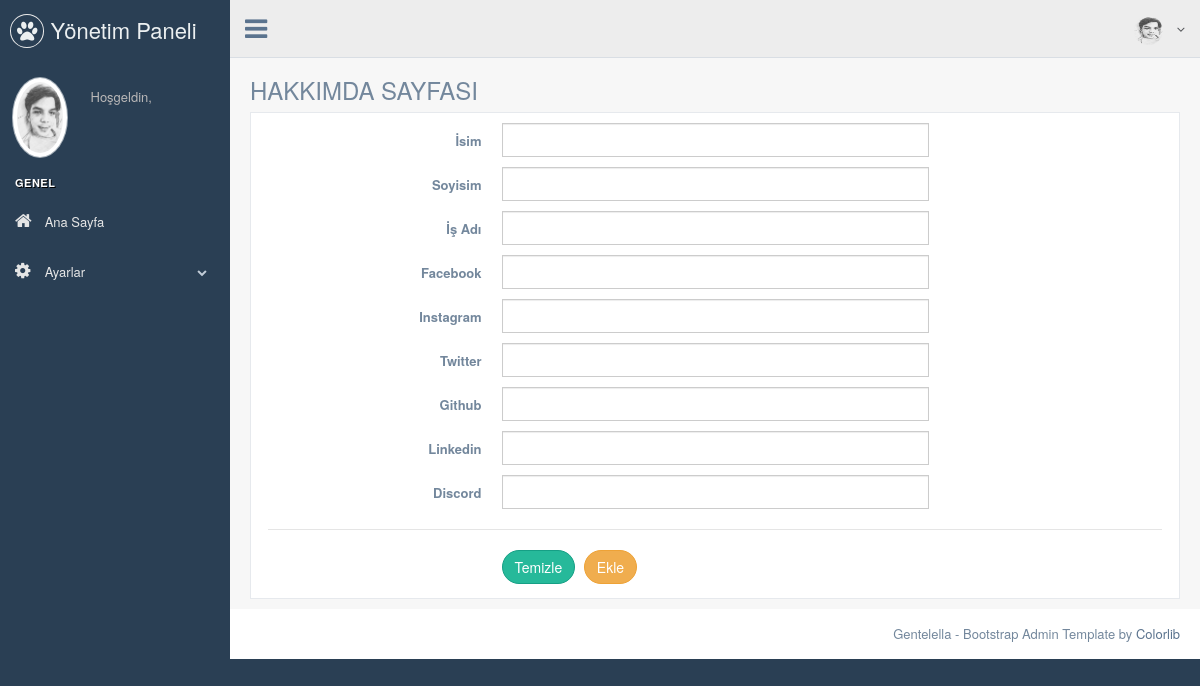
The page /pp/nedmin/about_us.php on the database as committed earlier.
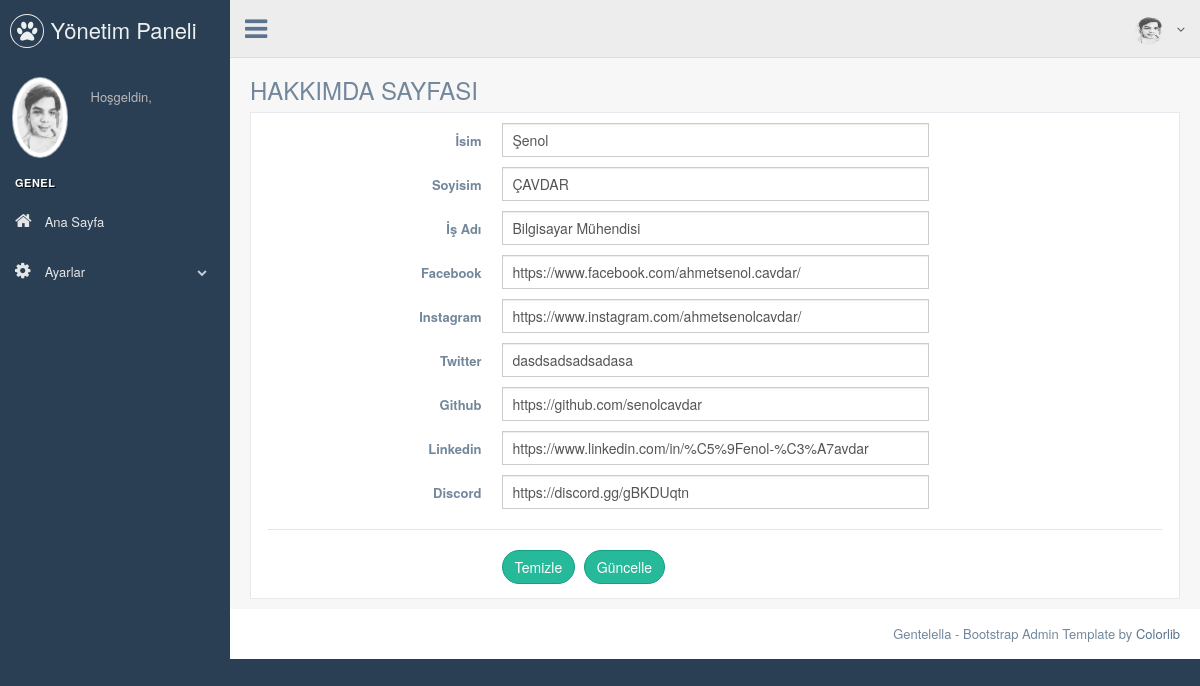
The same page on the database as committed later.
### tables this page shows
CREATE TABLE `main` (
  `main_id` int(11) NOT NULL,
  `main_title` varchar(50) NOT NULL,
  `main_title2` varchar(50) NOT NULL,
  `job_title` varchar(50) NOT NULL,
  `instagram` varchar(50) NOT NULL,
  `twitter` varchar(50) NOT NULL,
  `facebook` varchar(50) NOT NULL,
  `linkedin` varchar(50) NOT NULL,
  `github` varchar(50) NOT NULL,
  `discord` varchar(50) NOT NULL
);

### pp/nedmin/about_us.php (the view, shortened to what this page needs)
<?php
include 'header.php';
$check_main = $db->prepare("SELECT*FROM main");
$check_main->execute();
$control_main = $check_main->rowCount();
$fetch_main = $db -> prepare("SELECT * FROM main WHERE main_id=1");
$fetch_main -> execute();
$fetch = $fetch_main->fetch(PDO::FETCH_ASSOC);
?>
<div class="right_col" role="main">
          <div class="">
            <div class="page-title">
              <div class="title_left">
                <h3>HAKKIMDA SAYFASI</h3>
              </div>
            </div>
            <div class="clearfix"></div>
            <div class="row">
              <div class="col-md-12 col-sm-12 col-xs-12">
                <div class="x_panel">
<form class="form-horizontal form-label-left" action="process.php" method="POST">
  <div class="item form-group">
    <label class="control-label col-md-3 col-sm-3 col-xs-12" for="name">İsim
    </label>
    <div class="col-md-6 col-sm-6 col-xs-12">
      <input  class="form-control col-md-7 col-xs-12" data-validate-length-range="6" data-validate-words="2" value='<?php echo $fetch['main_title'] ?>' name="main_title"  required="required" type="text">
    </div>
  </div>
  <div class="item form-group">
    <label class="control-label col-md-3 col-sm-3 col-xs-12" for="name">Soyisim
    </label>
    <div class="col-md-6 col-sm-6 col-xs-12">
      <input  class="form-control col-md-7 col-xs-12" data-validate-length-range="6" data-validate-words="2" value='<?php echo $fetch['main_title2'] ?>' name="main_title2"  required="required" type="text">
    </div>
  </div>
  <div class="item form-group">
    <label class="control-label col-md-3 col-sm-3 col-xs-12" for="name">İş Adı
    </label>
    <div class="col-md-6 col-sm-6 col-xs-12">
      <input  class="form-control col-md-7 col-xs-12" data-validate-length-range="6" data-validate-words="2" value='<?php echo $fetch['job_title'] ?>' name="job_title"  required="required" type="text">
    </div>
  </div>
  <div class="item form-group">
    <label class="control-label col-md-3 col-sm-3 col-xs-12" for="email">Facebook </label>
    <div class="col-md-6 col-sm-6 col-xs-12">
      <input type="text"  name="facebook" value='<?php echo $fetch['facebook'] ?>' required="required" class="form-control col-md-7 col-xs-12">
    </div>
  </div>
  <div class="item form-group">
    <label class="control-label col-md-3 col-sm-3 col-xs-12" for="email">Instagram </label>
    <div class="col-md-6 col-sm-6 col-xs-12">
      <input type="text"  name="instagram" value='<?php echo $fetch['instagram'] ?>' required="required" class="form-control col-md-7 col-xs-12">
    </div>
  </div>
  <div class="item form-group">
    <label class="control-label col-md-3 col-sm-3 col-xs-12" for="email">Twitter </label>
    <div class="col-md-6 col-sm-6 col-xs-12">
      <input type="text"  name="twitter" value='<?php echo $fetch['twitter'] ?>' required="required" class="form-control col-md-7 col-xs-12">
    </div>
  </div>
  <div class="item form-group">
    <label class="control-label col-md-3 col-sm-3 col-xs-12" for="email">Github </label>
    <div class="col-md-6 col-sm-6 col-xs-12">
      <input type="text"  name="github" value='<?php echo $fetch['github'] ?>' required="required" class="form-control col-md-7 col-xs-12">
    </div>
  </div>
  <div class="item form-group">
    <label class="control-label col-md-3 col-sm-3 col-xs-12" for="email">Linkedin </label>
    <div class="col-md-6 col-sm-6 col-xs-12">
      <input type="text"  name="linkedin" value='<?php echo $fetch['linkedin'] ?>' required="required" class="form-control col-md-7 col-xs-12">
    </div>
  </div>
  <div class="item form-group">
    <label class="control-label col-md-3 col-sm-3 col-xs-12" for="email">Discord </label>
    <div class="col-md-6 col-sm-6 col-xs-12">
      <input type="text"  name="discord" value='<?php echo $fetch['discord'] ?>' required="required" class="form-control col-md-7 col-xs-12">
    </div>
  </div>
  <div class="ln_solid"></div>
  <div class="form-group">
    <div class="col-md-6 col-md-offset-3">
      <button type="reset" class="btn btn-round btn-success">Temizle</button>
      <?php if ($control_main == 1) { ?>
                  <button type="submit" class="btn btn-round btn-success" name="update_main">Güncelle</button>
                <?php } else { ?>
                  <button type="submit" class="btn btn-round btn-warning" name="insert_main">Ekle</button>
                <?php } ?>
    </div>
  </div>
</form>
</div>
</div>
</div>
</div>
</div>
<?php
include 'footer.php';
?>

### pp/nedmin/header.php (shortened to what this page needs)
<?php
include 'connect.php';
$user_name = $_SESSION['user_name'];
$query = $db->prepare("SELECT * FROM user WHERE user_name='$user_name'");
$query->execute();
$fetch = $query->fetch();
?>
<!DOCTYPE html>
<html lang="en">
  <head>
    <link href="./vendors/bootstrap/dist/css/bootstrap.min.css" rel="stylesheet">
    <link href="./vendors/font-awesome/css/font-awesome.min.css" rel="stylesheet">
    <link href="./vendors/nprogress/nprogress.css" rel="stylesheet">
    <link href="./vendors/iCheck/skins/flat/green.css" rel="stylesheet">
    <link href="./vendors/bootstrap-progressbar/css/bootstrap-progressbar-3.3.4.min.css" rel="stylesheet">
    <link href="./vendors/jqvmap/dist/jqvmap.min.css" rel="stylesheet"/>
    <link href="./vendors/bootstrap-daterangepicker/daterangepicker.css" rel="stylesheet">
    <link href="./build/css/custom.min.css" rel="stylesheet">
  </head>
  <body class="nav-md">
    <div class="container body">
      <div class="main_container">
        <div class="col-md-3 left_col">
          <div class="left_col scroll-view">
            <div class="navbar nav_title" style="border: 0;">
              <a href="./index.php" class="site_title"><i class="fa fa-paw"></i> <span>Yönetim Paneli</span></a>
            </div>
            <div class="profile clearfix">
              <div class="profile_pic">
                <img src="images/avatar.jpg"  alt="..." class="img-circle profile_img">
              </div>
              <div class="profile_info">
                <span>Hoşgeldin,</span>
              </div>
            </div>
            <br />
            <div id="sidebar-menu" class="main_menu_side hidden-print main_menu">
              <div class="menu_section">
                <h3>Genel</h3>
                <ul class="nav side-menu">
                  <li><a href="index.php" ><i class="fa fa-home"></i> Ana Sayfa </a></li>
                  <li><a><i class="fa fa-cog"></i> Ayarlar <span class="fa fa-chevron-down"></span></a>
                  </li>
                </ul>
              </div>
            </div>
          </div>
        </div>
        <div class="top_nav">
          <div class="nav_menu">
            <nav>
              <div class="nav toggle">
                <a id="menu_toggle"><i class="fa fa-bars"></i></a>
              </div>
              <ul class="nav navbar-nav navbar-right">
                <li class="">
                  <a href="javascript:;" class="user-profile dropdown-toggle" data-toggle="dropdown" aria-expanded="false">
                    <img src="images/avatar.jpg" alt=""><?php echo $fetch['user_name']; ?>
                    <span class=" fa fa-angle-down"></span>
                  </a>
                </li>
              </ul>
            </nav>
          </div>
        </div>

### pp/nedmin/footer.php (shortened to what this page needs)
        <footer>
          <div class="pull-right">
            Gentelella - Bootstrap Admin Template by <a href="https://colorlib.com">Colorlib</a>
          </div>
          <div class="clearfix"></div>
        </footer>
      </div>
    </div>
  </body>
</html>

Rows that differ between the two databases and show on the page:
added main: main_title "Şenol", main_title2 "ÇAVDAR", job_title "Bilgisayar Mühendisi", facebook "https://www.facebook.com/ahmetsenol.cavdar/", instagram "https://www.instagram.com/ahmetsenolcavdar/", twitter "dasdsadsadsadasa", github "https://github.com/senolcavdar", linkedin "https://www.linkedin.com/in/%C5%9Fenol-%C3%A7avdar", discord "https://discord.gg/gBKDUqtn"
Other text that changed with them:
text no longer shown: "Ekle"
text now shown: "Güncelle"
